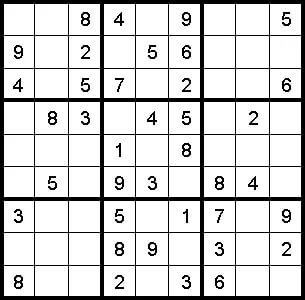
#> input picture files/example.jpg, 305 x 300 px
$ python -i sudokuSolver.py   (imports and definitions only)   (older library calls are emulated)
#> lines starting #> are read from the running program, lines starting #| are printed output that depends on the picture; after the words box and inside, x2 and y2 are one past the last pixel; in counts of white or black regions, pixels touching at a corner belong together
#> in solve, img is the input picture: shape (300, 305, 3); min 0, max 255, mean 212.4
### digitsDetector.py
import cv2
import numpy as np
from numpy.linalg import norm

CELL_SIZE = 20
KNN_K = 13
KNN_LABELS = "data/labels.npy"
KNN_SAMPLES = "data/samples.npy"


class DigitsDetector:
    def __init__(self):
        """ Prepare and train knn. """
        _samples = np.load(KNN_SAMPLES)
        self.samples = self._preprocess(_samples, CELL_SIZE)
        self.labels = np.load(KNN_LABELS).astype(int)
        self.knn = cv2.ml.KNearest_create()
        self.knn.train(self.samples, cv2.ml.ROW_SAMPLE, self.labels)
        self.iterations = [-1, 0, 1, 2]
        self.lvl = 0  # index of .iterations

    def _deskew(self, img, cellSize):
        """ deskew each sample image."""
        m = cv2.moments(img)
        if np.abs(m['mu02']) < 1e-2:
            return img.copy()
        skew = m['mu11'] / m['mu02']
        M = np.float32([[1, skew, -0.5 * cellSize * skew], [0, 1, 0]])
        img = cv2.warpAffine(img, M, (cellSize, cellSize),
                             flags=cv2.WARP_INVERSE_MAP | cv2.INTER_LINEAR)
        return img

    def _hog(self, digits, cellSize):
        """ compute histogram-of-gradients for each sample image. """
        samples = []
        for img in digits:
            gx = cv2.Sobel(img, cv2.CV_32F, 1, 0)
            gy = cv2.Sobel(img, cv2.CV_32F, 0, 1)
            mag, ang = cv2.cartToPolar(gx, gy)
            bin_n = 16
            bin_ = np.int32(bin_n * ang / (2 * np.pi))
            bin_cells = bin_[:10, :10], bin_[
                10:, :10], bin_[:10, 10:], bin_[10:, 10:]
            mag_cells = mag[:10, :10], mag[10:,
                                           :10], mag[:10, 10:], mag[10:, 10:]
            hists = [np.bincount(b.ravel(), m.ravel(), bin_n)
                     for b, m in zip(bin_cells, mag_cells)]
            hist = np.hstack(hists)

            # transform to Hellinger kernel
            eps = 1e-7
            hist /= hist.sum() + eps
            hist = np.sqrt(hist)
            hist /= norm(hist) + eps
            samples.append(hist)
        return np.float32(samples)

    def _preprocess(self, img, cellSize):
        cells = np.float32(img).reshape(-1, cellSize, cellSize)
        deskewedSamples = [self._deskew(cell, cellSize) for cell in cells]

        return self._hog(deskewedSamples, cellSize)

    def read_digit(self, img, cellSize):
        """ read digit in img and returns int value """

        retval, results, neighborResponses, dists = self.knn.findNearest(
            self._preprocess(img, cellSize), KNN_K)

        return int(results.ravel()[0])

### solverLogic.py
class SolverLogic:
    def __init__(self):
        self.digits = '123456789'
        self.rows = 'ABCDEFGHI'
        self.sols = self.digits
        self.squares = self._cross(self.rows, self.sols)
        self.unitlist = ([self._cross(self.rows, c) for c in self.sols] +
                         [self._cross(r, self.sols) for r in self.rows] +
                         [self._cross(rs, cs) for rs in ('ABC', 'DEF', 'GHI')
                          for cs in ('123', '456', '789')])
        self.units = dict((s, [u for u in self.unitlist if s in u])
                          for s in self.squares)
        self.peers = dict((s, set(sum(self.units[s], [])) - set([s]))
                          for s in self.squares)

    def _cross(self, A, B):
        """ cross product of elements in A and elements in B. """
        return [a + b for a in A for b in B]

    def _parse_grid(self, grid):
        """convert grid to a dict of possible values, {square: digits},
        or return False if a contradiction is detected.
        """
        # To start, every square can be any digit;
        # then assign values from the grid
        values = dict((s, self.digits) for s in self.squares)
        for s, d in self.grid_values(grid).items():
            if d in self.digits and not self._assign(values, s, d):
                return False  # (Fail if we can't assign d to square s.)
        return values

    def _assign(self, values, s, d):
        """ eliminate all the values except d from values[s] and propagate.
        Return values, except return False if a contradiction is detected. """
        other_values = values[s].replace(d, '')
        if all(self._eliminate(values, s, d2) for d2 in other_values):
            return values
        else:
            return False

    def _eliminate(self, values, s, d):
        """ eliminate d from values[s]; propagate when values or places <= 2.
        Return values, except return False if a contradiction is detected.
        """
        if d not in values[s]:
            return values  # Already eliminated
        values[s] = values[s].replace(d, '')
        # (1) If a square s is reduced to one value d2,
        # then eliminate d2 from the self.peers.
        if len(values[s]) == 0:
            return False  # Contradiction: removed last value
        elif len(values[s]) == 1:
            d2 = values[s]
            if not all(self._eliminate(values, s2, d2)
                       for s2 in self.peers[s]):
                return False
        # (2) If a unit u is reduced to only one place for a value d,
        # then put it there.
        for u in self.units[s]:
            dplaces = [s for s in u if d in values[s]]
        if len(dplaces) == 0:
            return False  # Contradiction: no place for this value
        elif len(dplaces) == 1:
            # d can only be in one place in unit; self._assign it there
            if not self._assign(values, dplaces[0], d):
                return False
        return values

    def _search(self, values):
        """ using depth-first search and propagation,
        try all possible values.
        """
        if values is False:
            return False  # Failed earlier
        if all(len(values[s]) == 1 for s in self.squares):
            return values  # Solved!
        # Chose the unfilled square s with the fewest possibilities
        n, s = min((len(values[s]), s)
                   for s in self.squares if len(values[s]) > 1)
        return self._some(self._search(self._assign(values.copy(), s, d))
                          for d in values[s])

    # [6 lines left out: function _some, not called in this run]

    def grid_values(self, grid):
        """ convert grid into a dict of with '0' for empties. """
        chars = [c for c in grid if c in self.digits or c in '0.']
        assert len(chars) == 81
        return dict(zip(self.squares, chars))

    def solve(self, grid):
        solution = self._search(self._parse_grid(grid))
        if solution is False:
            solution = self.grid_values(grid)
        return solution

### sudokuSolver.py
import cv2
import numpy as np
import string

from solverLogic import SolverLogic
from digitsDetector import DigitsDetector

BORDER_SIZE = 4
CELL_SIZE = 20
SCHEME_SIZE = (CELL_SIZE + 2 * BORDER_SIZE) * 9
DIGIT_MIN_AREA = (CELL_SIZE * CELL_SIZE) // CELL_SIZE


class SudokuSolver:
    def _biggest_contour(self, img):
        """ get the biggest contour in img """
        # get all the contours of segm
        _, cnts, _ = cv2.findContours(img, cv2.RETR_TREE,
                                      cv2.CHAIN_APPROX_SIMPLE)
        # get the biggest contour in image (the sudoku one)
        areaMax = 0
        cntMax = None
        for cnt in cnts:
            area = cv2.contourArea(cnt)
            if area > 100:
                per = cv2.arcLength(cnt, True)
                approx = cv2.approxPolyDP(cnt, 0.02 * per, True)
                if area > areaMax:
                    areaMax = area
                    cntMax = approx
        return areaMax, cntMax

    def _cells(self, warp):
        """ slice warped image in 81 blocks without borders """
        cells = np.array([np.hsplit(row, 9) for row in np.vsplit(warp, 9)])
        cells = cells.reshape(81, SCHEME_SIZE //
                              9, SCHEME_SIZE // 9)
        cells = [cell[BORDER_SIZE:(SCHEME_SIZE // 9 - BORDER_SIZE),
                      BORDER_SIZE:(SCHEME_SIZE // 9 - BORDER_SIZE)]
                 for cell in cells]
        return cells

    def _digits(self, cells):
        """ recognize digits in each cell """
        digitsDetector = DigitsDetector()
        digits = [0 for i in range(81)]

        for i in range(81):
            cell = cells[i]
            _, contours, _ = cv2.findContours(
                cell.copy(), cv2.RETR_TREE, cv2.CHAIN_APPROX_SIMPLE)
            if len(contours) > 0:
                largestContour = contours[np.argmax(
                    map(cv2.contourArea, contours))]
                if cv2.contourArea(largestContour) >= DIGIT_MIN_AREA:
                    digits[i] = digitsDetector.read_digit(cell, CELL_SIZE)

        return digits

    def _printable(self, digits, solution):
        string = ''
        for i, value in enumerate(solution.values()):
            res = int(value) - int(digits[i])
            if res not in {0, int(value)}:
                return False
            string += str(res)
        return string

    def _reorder(self, cnt):
        """ order the square points of the contour """
        # remove all single dimensional subsets
        squeezed = np.squeeze(cnt)
        reordered = np.zeros((4, 2), dtype=np.float32)
        rowsSum = squeezed.sum(axis=1)
        rowsDiff = np.diff(squeezed, axis=1)
        reordered[0] = squeezed[np.argmin(rowsSum)]   # top left angle
        reordered[1] = squeezed[np.argmax(rowsDiff)]  # bottom left angle
        reordered[2] = squeezed[np.argmax(rowsSum)]   # bottom right angle
        reordered[3] = squeezed[np.argmin(rowsDiff)]  # top right angle
        return reordered

    def _segmentize(self, img):
        """ segmentize image to identify the parts from which is composed """
        # adigitsDetector gaussian blur to help identifying edges
        blur = cv2.GaussianBlur(img, (5, 5), 0)
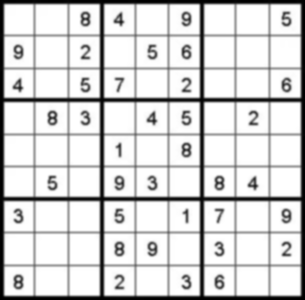
#> blur: shape (300, 305, 3); min 0, max 255, mean 212.4
        # convert image to grayscale
        gray = cv2.cvtColor(blur, cv2.COLOR_BGR2GRAY)
        # use adaptive threshold to convert image to binary image
        thresh = cv2.adaptiveThreshold(gray, 255,
                                       cv2.ADAPTIVE_THRESH_GAUSSIAN_C,
                                       cv2.THRESH_BINARY_INV, 11, 2)
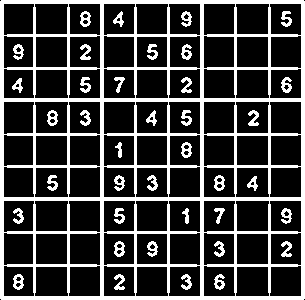
#> thresh: shape (300, 305); 24.7% white; 39 white regions
        return thresh

    def _solution(self, digits):
        scheme = ''.join(str(d) for d in digits)
        logic = SolverLogic()
        solution = logic.solve(scheme)
        toprint = logic.grid_values(self._printable(digits, solution))
        return solution, toprint

    def _virtual_image(self, img, scheme):
        """ output known sudoku values to the real image """
        virtualImage = img.copy()
        size = 0.6
        for key, val in scheme.items():
            x = BORDER_SIZE + (int(key[1]) - 1) * (CELL_SIZE + 2 * BORDER_SIZE)
            y = (string.ascii_uppercase.index(
                key[0]) + 1) * (3 + CELL_SIZE + BORDER_SIZE)
            if val not in '0':
                cv2.putText(virtualImage, val,
                            (x, y), 0, size, (0, 255, 0))
        return virtualImage

    def _warp(self, cntOrd, segm):
        """ transform the segmentized image
        to 2D quadrangle vertices sudoku scheme
        """
        # initialize the resulting array
        resArray = np.float32([[0, 0], [0, SCHEME_SIZE],
                               [SCHEME_SIZE, SCHEME_SIZE], [SCHEME_SIZE, 0]])
        # get the perspective transform with quadrangle vertices
        perspective = cv2.getPerspectiveTransform(np.float32(cntOrd),
                                                  resArray)
        # apply the perspective transformation to segm
        scheme = cv2.warpPerspective(segm, perspective,
                                     (SCHEME_SIZE, SCHEME_SIZE))
        return scheme

    def solve(self, image):
        """ provide the scheme array from image """
        # image load as colored image
        img = cv2.imread(image, 1)
        # image segmentization
        segm = self._segmentize(img)
        # biggest contour and its area
        areaMax, cntMax = self._biggest_contour(segm)
#> in _biggest_contour, `_, cnts, _ = cv2.findContours(img, cv2.RETR_TREE, cv2.CHAIN_APPROX_SIM..`: cnts = 144 contours, 6 with area under 20; largest, box (x1, y1, x2, y2) and area: (0, 0, 305, 300) 90894, (235, 101, 270, 134) 1029, (34, 101, 69, 134) 1029, (235, 200, 270, 232) 997, (34, 200, 69, 232) 997
#> the loop in _biggest_contour, `for cnt in cnts:` made 144 passes
#> (area, per, areaMax, cntMax) on pass 1: (90894, 1203.7, 90894, [[0, 1], [1, 299], [304, 298], [303, 0]])
#> (area, per, approx) on passes 2, 3, 4, 5, 6, 9: (965, 124.5, [[236, 267], [267, 266], [269, 295], [236, 296]]), (935, 122.5, [[136, 267], [166, 266], [168, 295], [136, 296]]), (965, 124.5, [[35, 267], [66, 266], [68, 295], [35, 296]]), (935, 122.5, [[300, 265], [301, 295], [270, 296], [270, 267]]), (935, 122.5, [[203, 266], [233, 266], [235, 295], [204, 296]]), (935, 122.5, [[199, 265], [200, 295], [169, 296], [169, 267]])
#> after the loop in _biggest_contour, `for cnt in cnts:`: areaMax = 90894
#> areaMax = 90894; cntMax = [[0, 1], [1, 299], [304, 298], [303, 0]]
        # square points of the contour
        cntOrd = self._reorder(cntMax)
#> in _reorder, `rowsSum = squeezed.sum(axis=1)`: rowsSum = [1, 300, 602, 303]
#> in _reorder, `rowsDiff = np.diff(squeezed, axis=1)`: rowsDiff = [1, 298, -6, -303]
#> cntOrd = [[0, 1], [1, 299], [304, 298], [303, 0]]
        # 2D transformation of the segmentized image
        warp = self._warp(cntOrd, segm)
#> in _warp, `perspective = cv2.getPerspectiveTransform(np.float32(cntOrd), resArray)`: perspective = [[0.832, -0.00279, 0.00279], [0.00279, 0.846, -0.846], [4.08e-19, 2.2e-19, 1]]
#> in _warp, `scheme = cv2.warpPerspective(segm, perspective, (SCHEME_SIZE, SCHEME_S..`:
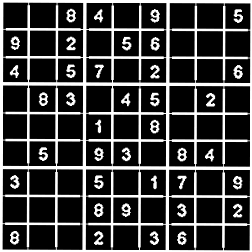
#> scheme: shape (252, 252); min 0, max 255, mean 60.6
        # the 81 cells of sudoku
        cells = self._cells(warp)
#> in _cells, `cells = [cell[BORDER_SIZE:(SCHEME_SIZE // 9 - BORDER_SIZE), BORDER_SIZ..`: cells = 81 items
#> cells = 81 items
        # digits in every cell
        digits = self._digits(cells)
#> (reads data/samples.npy from the repository)
#> (reads data/labels.npy from the repository)
#> the loop in _digits, `for i in range(81):` made 81 passes
#> (retval in read_digit, results in read_digit) on passes 3, 4, 6, 10, 12, 15, 19, 21, 27, 29, 30, 32: (8, [8]), (4, [4]), (9, [9]), (9, [9]), (2, [2]), (6, [6]), (4, [4]), (5, [5]), (6, [6]), (8, [8]), (3, [3]), (4, [4])
#> (contours, retval in read_digit, results in read_digit) on passes 9, 14, 22, 24, 33, 40: (1 contour; box (x1, y1, x2, y2) and area: (5, 5, 15, 19) 70, 5, [5]), (1 contour; box (x1, y1, x2, y2) and area: (6, 4, 16, 19) 73, 5, [5]), (1 contour; box (x1, y1, x2, y2) and area: (6, 4, 16, 19) 59, 7, [7]), (1 contour; box (x1, y1, x2, y2) and area: (6, 4, 16, 19) 80, 2, [2]), (1 contour; box (x1, y1, x2, y2) and area: (6, 4, 16, 19) 77, 5, [5]), (1 contour; box (x1, y1, x2, y2) and area: (7, 3, 14, 18) 54, 1, [1])
#> pass 3, in _digits, `cell = cells[i]`:
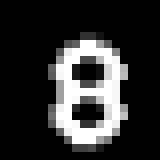
#> cell: shape (20, 20) (shown 8 times larger); min 0, max 255, mean 47.8
#> after the loop in _digits, `for i in range(81):`: digits = 81 values, max 9 at index 5, min 0 at index 0, mean 2.44
        # check if the sudoku is solvabe
        if digits.count(0) > 64:
            return False
        # solve the sudoku from the digits grid
        solution, toprint = self._solution(digits)
#> in _solution, `solution = logic.solve(scheme)`: solution = 81 items
#> the loop in _printable, `for i, value in enumerate(solution.values()):` made 81 passes
#> (value, res, string) on passes 1 to 12: ('6', 6, '6'), ('7', 7, '67'), ('8', 0, '670'), ('4', 0, '6700'), ('1', 1, '67001'), ('9', 0, '670010'), ('2', 2, '6700102'), ('3', 3, '67001023'), ('5', 0, '670010230'), ('9', 0, '6700102300'), ('1', 1, '67001023001'), ('2', 0, '670010230010')
#> solution = 81 items; toprint = 81 items
        # Add the digits to original image
        virtualImage = self._virtual_image(self._warp(cntOrd, img), toprint)
#> in _warp (call 2), `scheme = cv2.warpPerspective(segm, perspective, (SCHEME_SIZE, SCHEME_S..`:
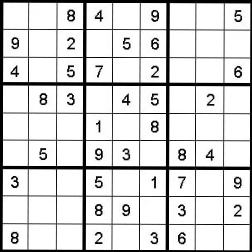
#> scheme: shape (252, 252, 3); min 0, max 255, mean 215.1
#> the loop in _virtual_image, `for key, val in scheme.items():` made 81 passes
#> (key, val, x, y) on passes 1 to 12: ('A1', '6', 4, 27), ('A2', '7', 32, 27), ('A3', '0', 60, 27), ('A4', '0', 88, 27), ('A5', '1', 116, 27), ('A6', '0', 144, 27), ('A7', '2', 172, 27), ('A8', '3', 200, 27), ('A9', '0', 228, 27), ('B1', '0', 4, 54), ('B2', '1', 32, 54), ('B3', '0', 60, 54)
#> (x, y) on passes 62, 64, 65, 66, 69, 71: (200, 189), (4, 216), (32, 216), (60, 216), (144, 216), (200, 216)
#> after the loop in _virtual_image, `for key, val in scheme.items():`:
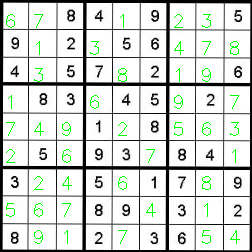
#> virtualImage: shape (252, 252, 3); 1.97% of pixels changed, all inside (x1, y1, x2, y2) = (6, 14, 240, 244)
        return virtualImage

>>> result = SudokuSolver().solve('files/example.jpg')
